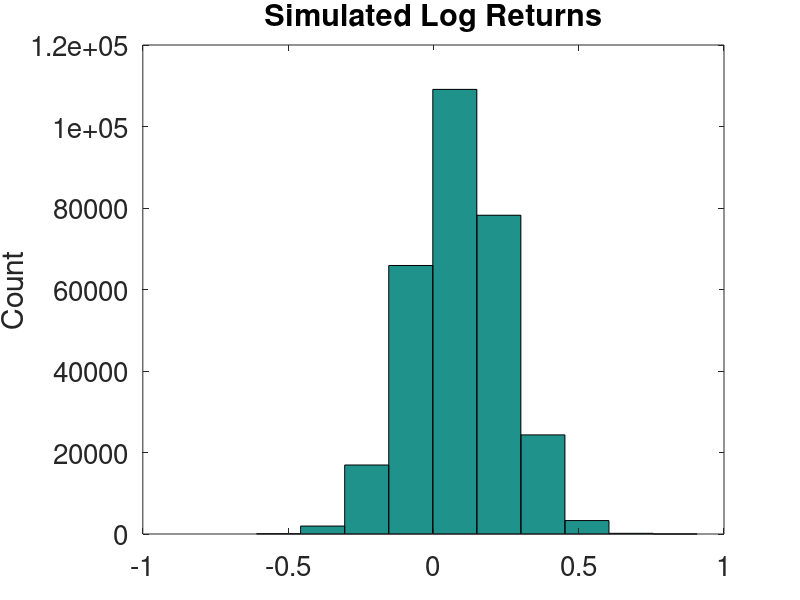
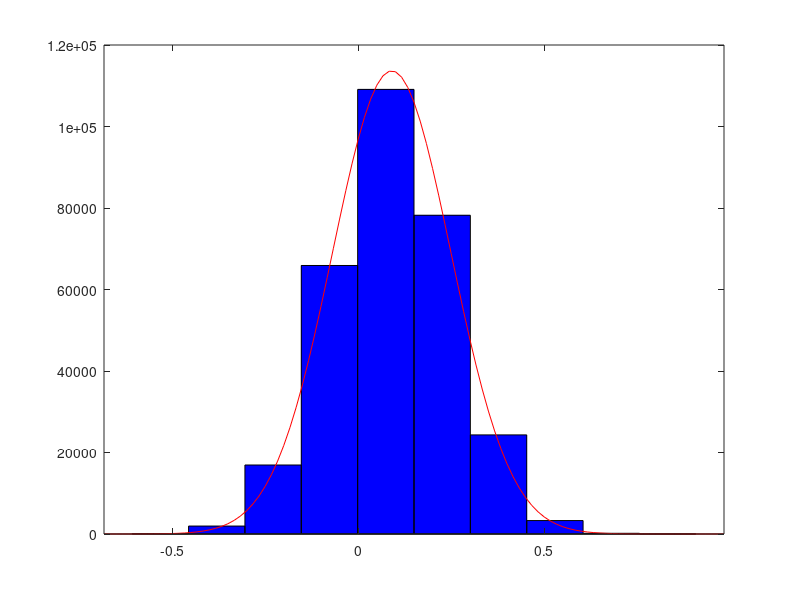
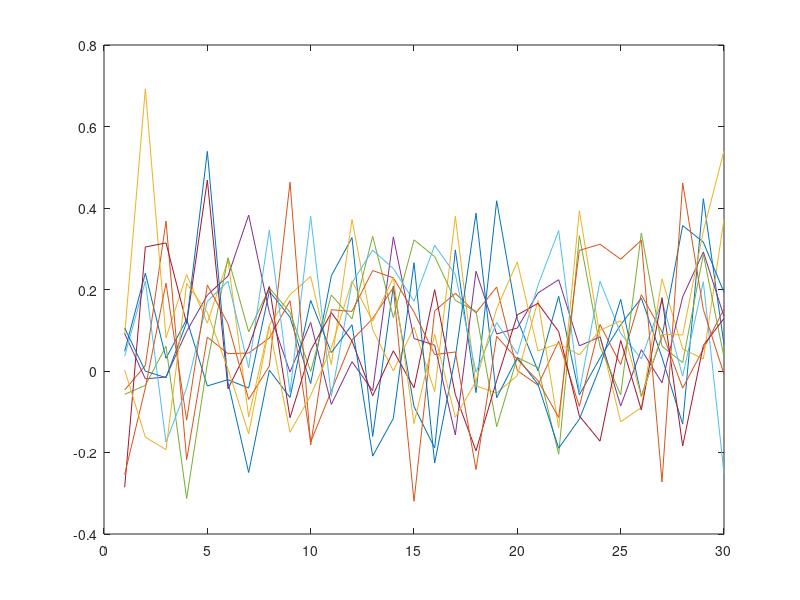

These figures' MATLAB source, in order:
% application # 3: simulation
% sep 2015

close all
clear all
clc

%% Parameters

% simulation params
T = 30;
N = 10000;

% stock return
muS = 0.09;
sigmaS = 0.16;
muB = 0.06;
sigmaB = 0.04;

%% Simulate

% log returns
% logRetsS = muS + sigmaS * randn(T,N);
logRetsS = normrnd(muS,sigmaS,T,N);
cumLogRetsS = sum(logRetsS);
logRetsB = normrnd(muB,sigmaB,T,N);
cumLogRetsB = sum(logRetsB);

muCum = mean(cumLogRetsS);
sigCum = std(cumLogRetsS);

%% Plots

Nbins = 10;
fsize = 14;
pwidth = 8;
pheight = 6;
figName = 'simHist';

figure
hist(logRetsS(:),Nbins)
title('Simulated Log Returns','fontsize',fsize);
ylabel('Count','fontsize',fsize);
% increase font size
set(gca,'fontsize',20)

% save as pdf
set(gcf,'PaperPosition',[0, 0, pwidth, pheight])
set(gcf,'PaperSize',[pwidth, pheight])
saveas(gcf,figName,'pdf')

figure
histfit(logRetsS(:), Nbins, 'normal')

figure
plot(logRetsS(:,1:10))

%% Under-performance

isUnder = cumLogRetsS < cumLogRetsB;
countUnder = sum(isUnder);
simFreq = countUnder / N;

disp('  ')
disp('=====================================')
fprintf('The simulated probability of stock under-performance\n after %2.0f years is %2.2f%%,\n', T, simFreq * 100);
